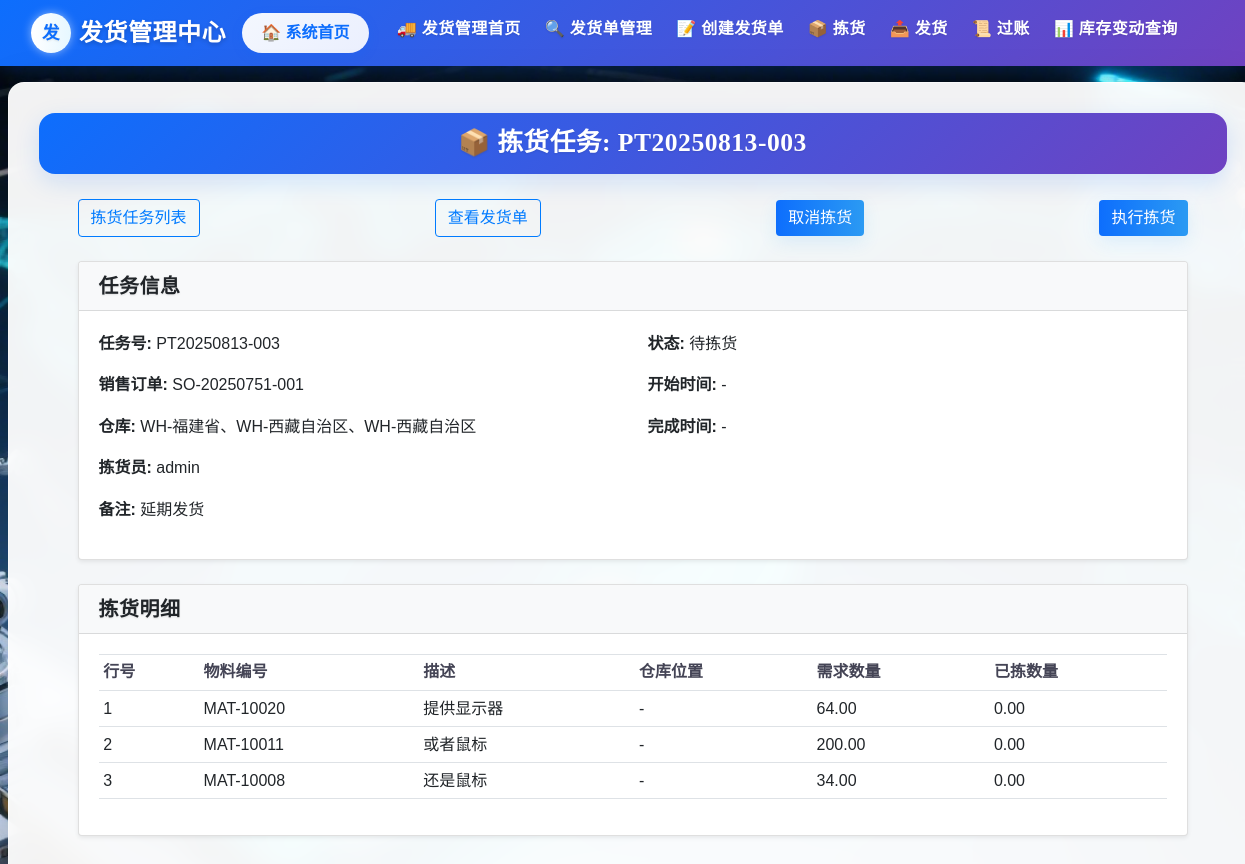
The app's page /delivery/picking_task/PT20250813-003 (signed in), older data.
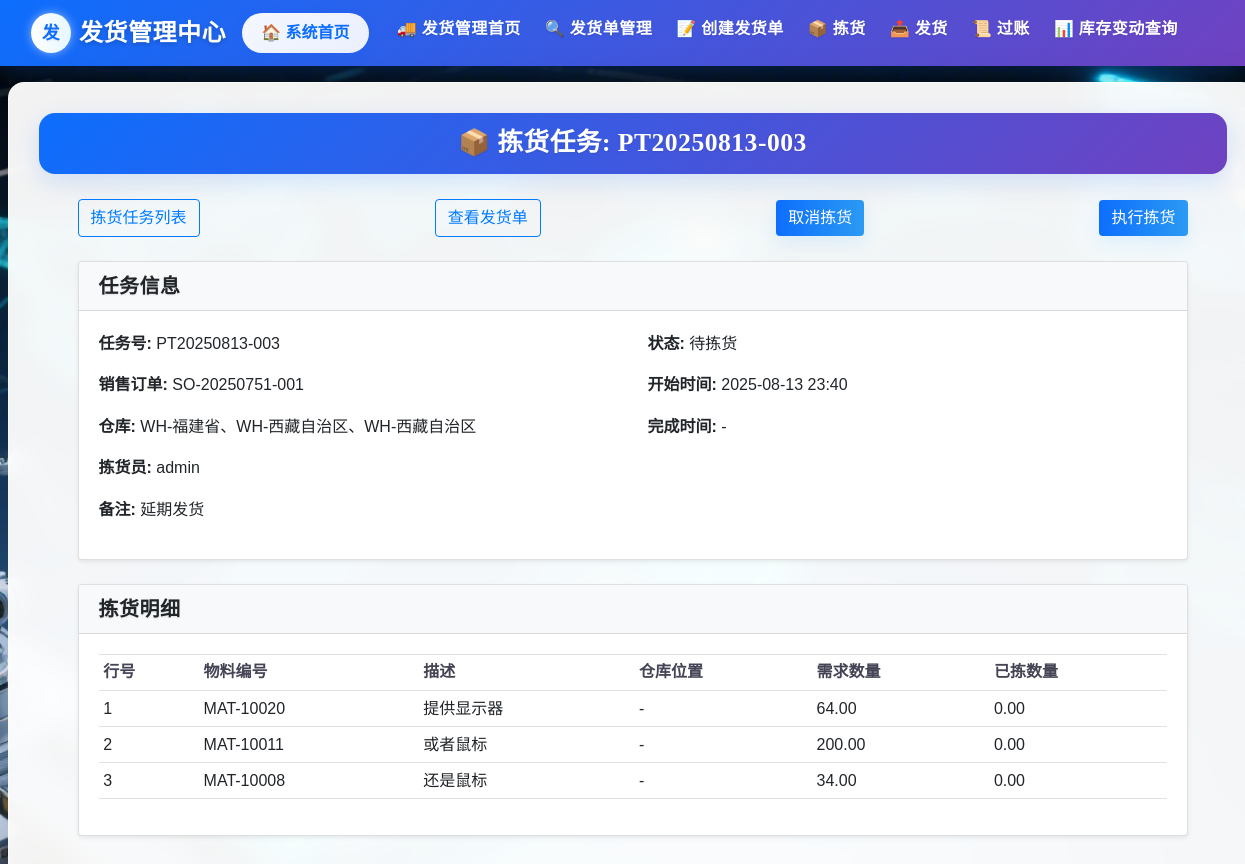
The same page, newer data.
### delivery/models.py (models this page shows, shortened)
class PickingTask(db.Model):
    __tablename__ = 'PickingTask'
    task_id = db.Column(db.String(255), primary_key=True)
    sales_order_id = db.Column(db.String(255), db.ForeignKey('SalesOrder.sales_order_id'), nullable=False)
    warehouse_code = db.Column(db.String(255), nullable=False)
    status = db.Column(db.String(50))
    picker = db.Column(db.String(255))  # 拣货员
    assigned_at = db.Column(db.DateTime, nullable=True)  # 分配时间
    start_time = db.Column(db.DateTime)
    complete_time = db.Column(db.DateTime)
    remarks = db.Column(db.Text)
    items = db.relationship('PickingTaskItem', backref='picking_task', cascade='all, delete-orphan', lazy=True)
    sales_order = db.relationship('SalesOrder', backref='picking_tasks')
    VALID_TRANSITIONS = {
        '待拣货': ['已完成','已取消'],
        '已完成': [],
        '已取消': []
    }

class PickingTaskItem(db.Model):
    __tablename__ = 'PickingTaskItem'
    task_id = db.Column(db.String(255), db.ForeignKey('PickingTask.task_id'), primary_key=True)
    item_no = db.Column(db.Integer, primary_key=True)
    sales_order_item_no = db.Column(db.Integer, nullable=False)
    material_id = db.Column(db.String(255), db.ForeignKey('Inventory.material_id'), nullable=False)
    required_quantity = db.Column(db.Numeric(10, 2))
    picked_quantity = db.Column(db.Numeric(10, 2))
    unit = db.Column(db.String(50))
    storage_location = db.Column(db.String(255), nullable=True, comment='存储位置')
    material = db.relationship('Inventory')

class Inventory(db.Model):
    __tablename__ = 'Inventory'
    material_id = db.Column(db.String(255), primary_key=True, comment='物料编号')
    description = db.Column(db.String(255), nullable=False, comment='物料描述')
    base_unit = db.Column(db.String(255), nullable=False, comment='基本计量单位')
    storage_location = db.Column(db.String(255), nullable=False, comment='存储位置')
    available_stock = db.Column(db.Numeric(18, 4), nullable=False, server_default=text('0'), comment='可用库存数量')
    physical_stock  = db.Column(db.Numeric(18, 4), nullable=False, server_default=text('0'), comment='账面总库存')
    allocated_stock = db.Column(db.Numeric(18, 4), nullable=False, server_default=text('0'), comment='已分配库存')
    pending_outbound= db.Column(db.Numeric(18, 4), nullable=False, server_default=text('0'), comment='待出库量')

### delivery/views.py (the view)
@delivery_bp.route('/picking_task/<task_id>')
@login_required
def picking_task_detail(task_id):
    task = PickingTask.query.get_or_404(task_id)
    delivery = DeliveryNote.query.filter_by(picking_task_id=task_id).first()
    delivery_items = []
    if delivery:
        delivery_items = DeliveryItem.query.filter_by(delivery_note_id=delivery.delivery_note_id).all()
    return render_template(
        'delivery/picking_task_detail.html',
        task=task,
        delivery=delivery,
        delivery_items=delivery_items
    )

### app.py (called while the page is built)
@login_manager.user_loader
def load_user(user_id):
    return User.query.get(user_id)

### templates/delivery/picking_task_detail.html
{% extends "delivery/base.html" %}
{% block content %}
<div class="form-title-container">
  <h1 class="form-title">📦 拣货任务: {{ task.task_id }}</h1>
</div>
<div class="container mt-4">
  <div class="d-flex justify-content-between align-items-center mb-4">
    <a href="{{ url_for('delivery.picking_task_list') }}" class="btn btn-outline-primary">拣货任务列表</a>
    {% if delivery %}
      <a href="{{ url_for('delivery.delivery_detail', delivery_id=delivery.delivery_note_id) }}" class="btn btn-outline-primary">查看发货单</a>
    {% if task.status == '已取消' %}
            <a href="javascript:void(0);"
          class="btn btn-secondary disabled"
          aria-disabled="true">
            取消拣货
        </a>
    {% else %}
        <a href="{{ url_for('delivery.cancel_picking_task', task_id=task.task_id) }}"
          class="btn btn-primary">
            取消拣货
        </a>
    {% endif %}
    {% if task.status == '待拣货' %}
        <a href="{{ url_for('delivery.confirm_picking_page', delivery_id=delivery.delivery_note_id, task_id=task.task_id) }}"
          class="btn btn-primary">
            执行拣货
        </a>
    {% else %}
        <a href="javascript:void(0);"
          class="btn btn-secondary disabled"
          aria-disabled="true">
            执行拣货
        </a>
    {% endif %}
        {% endif %}
  </div>
  <div class="card shadow-sm mb-4">
    <div class="card-header bg-light"><h5 class="mb-0">任务信息</h5></div>
    <div class="card-body">
      <div class="row">
        <div class="col-md-6">
          <p><strong>任务号:</strong> {{ task.task_id }}</p>
          <p><strong>销售订单:</strong> {{ task.sales_order_id }}</p>
          <p><strong>仓库:</strong> {{ task.warehouse_code }}</p>
          <p><strong>拣货员:</strong> {{ task.picker or '-' }}</p>
        </div>
        <div class="col-md-6">
          <p><strong>状态:</strong> {{ task.status }}</p>
          <p><strong>开始时间:</strong> {{ task.start_time.strftime('%Y-%m-%d %H:%M') if task.start_time else '-' }}</p>
          <p><strong>完成时间:</strong> {{ task.complete_time.strftime('%Y-%m-%d %H:%M') if task.complete_time else '-' }}</p>
        </div>
      </div>
      <p><strong>备注:</strong> {{ task.remarks or '-' }}</p>
    </div>
  </div>
  <div class="card shadow-sm mb-4">
    <div class="card-header bg-light"><h5 class="mb-0">拣货明细</h5></div>
    <div class="card-body">
      <table class="table table-sm">
        <thead>
          <tr>
            <th>行号</th>
            <th>物料编号</th>
            <th>描述</th>
            <th>仓库位置</th>
            <th>需求数量</th>
            <th>已拣数量</th>
          </tr>
        </thead>
        <tbody>
          {% for it in task.items %}
          <tr>
            <td>{{ it.item_no }}</td>
            <td>{{ it.material_id }}</td>
            <td>{{ it.material.description if it.material else '-' }}</td>
            <td>{{ it.storage_location or '-' }}</td>
            <td>{{ "%.2f"|format(it.required_quantity or 0) }}</td>
            <td>{{ "%.2f"|format(it.picked_quantity or 0) }}</td>
          </tr>
          {% else %}
          <tr><td colspan="6" class="text-center">暂无明细</td></tr>
          {% endfor %}
        </tbody>
      </table>
    </div>
  </div>
</div>
{% endblock %}

### templates/delivery/base.html (shortened to what this page needs)
<!doctype html>
<html lang="zh-CN">
  <head>
    <link href="https://cdn.jsdelivr.net/npm/bootstrap@5.3.0/dist/css/bootstrap.min.css" rel="stylesheet">
    <link href="https://cdn.jsdelivr.net/npm/bootstrap-icons@1.10.0/font/bootstrap-icons.css" rel="stylesheet">
    <link rel="stylesheet" href="{{ url_for('static', filename='delivery/delivery_styles.css') }}">
    <link rel="stylesheet" href="https://cdn.staticfile.org/twitter-bootstrap/4.3.1/css/bootstrap.min.css">
  </head>
  <body>
    <nav class="navbar navbar-expand-lg" style="background: linear-gradient(135deg, #0d6efd, #6f42c1); box-shadow: 0 4px 20px rgba(13, 110, 253, 0.25);">
      <div class="container-fluid">
        <div class="d-flex align-items-center">
          <a class="navbar-brand text-white d-flex align-items-center gap-2" >
            <span class="rounded-circle d-inline-flex justify-content-center align-items-center" style="width:40px;height:40px;background:linear-gradient(90deg, #ffffff, #e6f7ff); color:#0d6efd; font-weight:800; box-shadow: 0 0 10px rgba(255,255,255,0.5)">发</span>
            <div class="d-none d-md-block">
              <div style="font-size:1.5rem; font-weight:600; text-shadow: 0 2px 4px rgba(0,0,0,0.2)">发货管理中心</div>
            </div>
          </a>
        </div>
          <a class="btn btn-home-return me-3" href="{{ url_for('auth.dashboard') }}">
            🏠 系统首页
          </a>
        <div class="collapse navbar-collapse" id="navbarNav">
          <ul class="navbar-nav">
            <li class="nav-item mx-1">
              <a class="nav-link text-white fw-medium position-relative" href="{{ url_for('delivery.delivery_home') }}" style="transition: all 0.3s; color: white !important;">
                <h6>🚚 发货管理首页</h6>
              </a>
            </li>
              <li class="nav-item mx-1">
              <a class="nav-link text-white fw-medium position-relative" href="{{ url_for('delivery.delivery_list') }}" style="transition: all 0.3s; color: white !important;">
                <h6>🔍 发货单管理</h6>
              </a>
            </li>
            <li class="nav-item mx-1">
              <a class="nav-link text-white fw-medium position-relative" href="{{ url_for('delivery.create_delivery') }}" style="transition: all 0.3s; color: white !important;">
                <h6>📝 创建发货单</h6>
              </a>
            </li>
            <li class="nav-item mx-1">
              <a class="nav-link text-white fw-medium position-relative" href="{{ url_for('delivery.picking_task_list') }}" style="transition: all 0.3s; color: white !important;">
                <h6>📦 拣货</h6>
              </a>
            </li>
            <li class="nav-item mx-1">
              <a class="nav-link text-white fw-medium position-relative" href="{{ url_for('delivery.shipment_list')}}" style="transition: all 0.3s; color: white !important;">
                <h6>📤 发货</h6>
              </a>
            </li>
            <li class="nav-item mx-1">
              <a class="nav-link text-white fw-medium position-relative" href="{{ url_for('delivery.post_list' )}}" style="transition: all 0.3s; color: white !important;">
                <h6>📜 过账</h6>
              </a>
            </li>
            <li class="nav-item mx-1">
              <a class="nav-link text-white fw-medium position-relative" href="{{ url_for('delivery.inventory_movement' )}}" style="transition: all 0.3s; color: white !important;">
                <h6>📊 库存变动查询</h6>
              </a>
            </li>
          </ul>
        </div>
      </div>
    </nav>
    <div class="container">
      <div class="content-card">
        {% block content %}{% endblock %}
      </div>
    </div>
  </body>
</html>

### templates/delivery/base.html (style rules this page uses)
:root { --brand-1: #0d6efd; --brand-2: #2b9af3; --muted: #6c757d; --card-radius: 16px; --glass: rgba(255,255,255,0.85); --bg-gradient: linear-gradient(120deg, #f7fbff 0%, #eef6ff 50%, #f4fbff 100%); --font-heading: 'Noto Serif SC', serif; --font-body: 'Noto Sans SC', sans-serif; --gold: #ffd700; --silver: #c0c0c0; }
body::after { content: ""; position: absolute; top: 0; left: 0; width: 100%; height: 100%; background-image: radial-gradient(rgba(0,0,0,0.03) 1px, transparent 1px); background-size: 20px 20px; z-index: -2; opacity: 0.3; }
html, body { height: 100%; font-family: var(--font-body); color: #223; -webkit-font-smoothing: antialiased; margin: 0; background: url('/static/deliverypages_background.png') center/cover no-repeat fixed; position: relative; line-height: 1.6; }
body::before { content: ""; position: absolute; top: 0; left: 0; width: 100%; height: 100%; background: rgba(255, 255, 255, 0.92); backdrop-filter: blur(5px); z-index: -1; }
h1, h2, h3, h4, h5, h6, .navbar-brand, .nav-link { font-family: var(--font-heading); font-weight: 600; letter-spacing: 0.5px; text-shadow: 0 1px 2px rgba(0,0,0,0.1); }
.navbar .nav-link { font-weight: 600; letter-spacing: 0.8px; text-transform: uppercase; font-size: 0.95rem; }
.navbar-brand { font-size: 1.2rem; letter-spacing: 1px; }
.navbar { box-shadow: 0 6px 18px rgba(35,63,109,0.06); transition: all 0.3s ease; }
.navbar-brand { font-weight: 700; font-size: 1.1rem; letter-spacing: 0.5px; transition: color 0.3s ease; }
.nav-link { color: rgba(34,34,34,0.75) !important; transition: color 0.3s ease; }
.content-card { background-color: rgba(255, 255, 255, 0.95); backdrop-filter: blur(12px); border: 1px solid rgba(255,255,255,0.6); border-radius: var(--card-radius); padding: 30px; box-shadow: 0 15px 50px rgba(23,43,77,0.18); transition: all 0.3s ease; width: 1250px; margin-left: -60px; }
.table thead th { border-bottom: 0; color: #445; font-weight: 600; }
.table tbody tr { transition: transform 0.12s ease, box-shadow 0.12s ease; }
.btn, .nav-link, .table tbody tr { transition: all 0.3s ease; }
.btn-primary { background-image: linear-gradient(90deg,var(--brand-1),var(--brand-2)); border: none; box-shadow: 0 6px 18px rgba(43,154,243,0.12); }
.form-title-container { background: linear-gradient(135deg, #0d6efd, #6f42c1); border-radius: 16px; padding: 15px 25px; margin-bottom: 25px; text-align: center; box-shadow: 0 8px 24px rgba(13, 110, 253, 0.15); }
.form-title { color: white; font-weight: 700; font-size: 1.6rem; margin: 0; display: flex; align-items: center; justify-content: center; gap: 15px; }
.btn-home-return { border-radius: 20px; background: linear-gradient(135deg, rgba(255, 255, 255, 0.95), rgba(245, 247, 255, 0.95)); border: none; color: #0d6efd; font-weight: 600; padding: 0.5rem 1.2rem; box-shadow: 0 4px 12px rgba(13, 110, 253, 0.15); transition: all 0.3s ease; display: inline-flex; align-items: center; position: relative; overflow: hidden; }
.btn-home-return::before { content: ''; position: absolute; top: 0; left: 0; width: 100%; height: 100%; background: linear-gradient(135deg, rgba(13, 110, 253, 0.1), rgba(111, 66, 193, 0.1)); opacity: 0; transition: opacity 0.3s ease; }

Row changes from the older to the newer data that the page shows:
changed PickingTask "PT20250813-003": start_time "-" → "2025-08-13 23:40"
